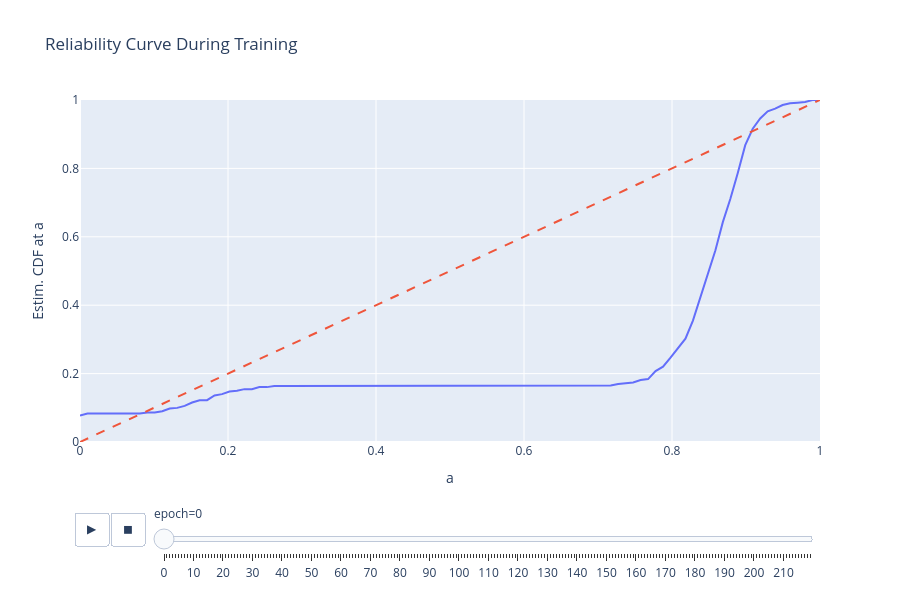

Notebook code cell kept with this figure:
### Code cell
fig = px.line(df, x='alpha', y='train_cdf', animation_frame='epoch',
              title='Reliability Curve During Training',
              labels={'alpha': "a", 'train_cdf': "Estim. CDF at a"},
              range_y=[0, 1])

fig.add_scatter(x=[0, 1], y=[0, 1], mode='lines', line=dict(dash='dash'), showlegend = False)
dpi = 150
fig.update_layout(width=6*dpi, height=4*dpi)
fig.write_html("figures/rel_curve_sf2_mixture_hdr_train.html")
fig.show()
